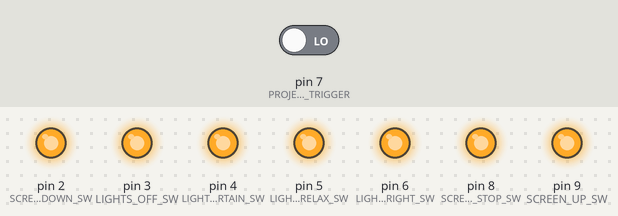
Recording of a sketch running on a simulated Arduino Uno, built with avr-gcc and run on an emulated ATmega328P. Parts: output pins drawn as LEDs (lit = HIGH). Inputs (shaded band) come from the test bench; at power-on: pin 7 (PROJECTOR_TRIGGER) LOW. What the sketch prints to the serial monitor is not drawn.

Above: at 0.1 s.
At 5.1 s:
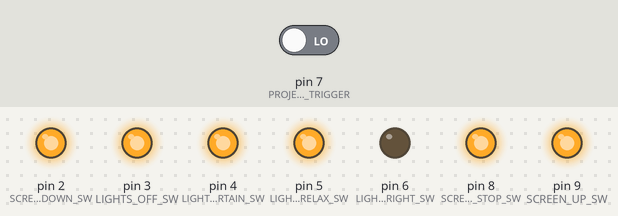
At 7.1 s:
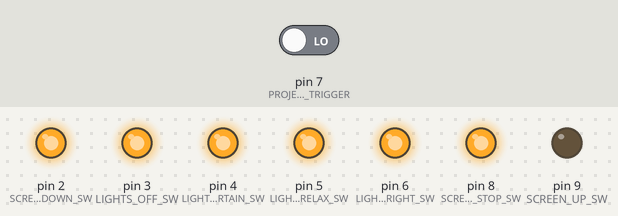
At 41.1 s:
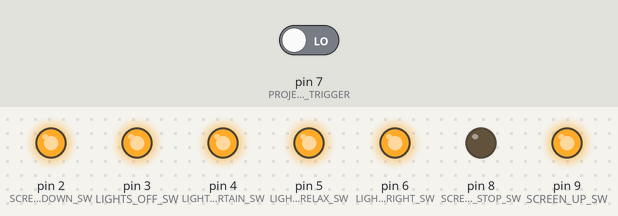
Timing chart, 0 to 44.5 s (numbered marks = the images above):
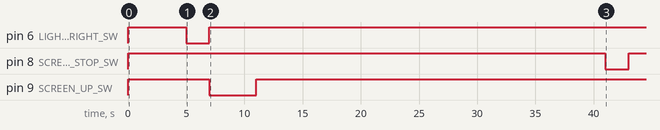

The sketch:

Tristan_Microcontroller.ino
```cpp
//=========================================================
//CONSTANTS
int SCREEN_DOWN_TIME = 28000;
int SCREEN_UP_TIME = 30000;
int BUTTON_PRESS_DELAY = 2000;

//DEFINE I/O PINS
//SCREEN
int SCREEN_UP_SW = 9;
int SCREEN_DOWN_SW = 2;
int SCREEN_STOP_SW = 8;

//PROJECTOR
int PROJECTOR_TRIGGER = 7;

//LIGHTS
int LIGHTS_BRIGHT_SW = 6;
int LIGHTS_ENTERTAIN_SW = 4;
int LIGHTS_RELAX_SW = 5;
int LIGHTS_OFF_SW = 3;

//========================================================
//STATE VARIABLE
enum STATE_VARIABLE
{ INITIALIZE = 0, // default power up state
  READY = 1,
  SCREEN_UP = 2, //moving screen up
  SCREEN_DOWN = 3, //moving screen down
  SCREEN_STOP_UP = 4, //screen has stopped at the top
  SCREEN_STOP_DOWN = 5, //screen has stopped at the bottom
};

STATE_VARIABLE systemState = INITIALIZE;


void setup()
{
  // put your setup code here, to run once:

Serial.begin(9600);

  //========================================================
  //DEFINE PIN MODES
  //SCREEN
  pinMode(SCREEN_UP_SW, OUTPUT);
  pinMode(SCREEN_DOWN_SW, OUTPUT);
  pinMode(SCREEN_STOP_SW, OUTPUT);

  //PROJECTOR
  pinMode(PROJECTOR_TRIGGER, INPUT);

  //LIGHTS
  pinMode(LIGHTS_BRIGHT_SW, OUTPUT);
  pinMode(LIGHTS_ENTERTAIN_SW, OUTPUT);
  pinMode(LIGHTS_RELAX_SW, OUTPUT);
  pinMode(LIGHTS_OFF_SW, OUTPUT);

  //INITIALIZE SWITCHES, ALL DEVICES ARE ACTIVE LOW, IDLE STATE, ALL DEVICES TO BE DRIVEN HIGH
  digitalWrite(SCREEN_UP_SW, HIGH);
  digitalWrite(SCREEN_DOWN_SW, HIGH);
  digitalWrite(SCREEN_STOP_SW, HIGH);

  digitalWrite(LIGHTS_BRIGHT_SW, HIGH);
  digitalWrite(LIGHTS_ENTERTAIN_SW, HIGH);
  digitalWrite(LIGHTS_RELAX_SW, HIGH);
  digitalWrite(LIGHTS_OFF_SW, HIGH);

  Serial.print(systemState);
}

void loop()
{
delay(5000);
  int Projector_status = digitalRead(PROJECTOR_TRIGGER); //read projector pin

  if (systemState == INITIALIZE) //Initialize, screen is in an unknown state
  {
    //Move screen up for x seconds and then stop
    moveScreenUp(); //Home the screen at the top
    systemState = SCREEN_STOP_UP;
  }
  else if (systemState == SCREEN_UP)
  {
    moveScreenUp(); //Home the screen at the top
    systemState = SCREEN_STOP_UP;
  }

  else if (systemState == SCREEN_DOWN)
  {
    moveScreenDown();
    systemState = SCREEN_STOP_DOWN;
  }

  else if (systemState == SCREEN_STOP_UP)
  {
    if (Projector_status == HIGH)
      systemState = SCREEN_DOWN;
  }

  else if (systemState == SCREEN_STOP_DOWN)
  {
    if (Projector_status == LOW)
    {
      systemState = SCREEN_UP;
    }
  }
  Serial.print(systemState);
}

void moveScreenUp() {

  //Turn the lights on

  digitalWrite(LIGHTS_BRIGHT_SW, LOW);
  delay(BUTTON_PRESS_DELAY);
  digitalWrite(LIGHTS_BRIGHT_SW, HIGH);

  digitalWrite(SCREEN_UP_SW, LOW);
  delay(BUTTON_PRESS_DELAY);
  digitalWrite(SCREEN_UP_SW, HIGH);

  //duplicate incase limit switch for screen down
  digitalWrite(SCREEN_UP_SW, LOW);
  delay(BUTTON_PRESS_DELAY);
  digitalWrite(SCREEN_UP_SW, HIGH);

  delay(SCREEN_UP_TIME);

  digitalWrite(SCREEN_STOP_SW, LOW);
  delay(BUTTON_PRESS_DELAY);
  digitalWrite(SCREEN_STOP_SW, HIGH);
}
void moveScreenDown()
{
  digitalWrite(LIGHTS_RELAX_SW, LOW);
  delay(BUTTON_PRESS_DELAY);
  digitalWrite(LIGHTS_RELAX_SW, HIGH);

  digitalWrite(SCREEN_DOWN_SW, LOW);
  delay(BUTTON_PRESS_DELAY);
  digitalWrite(SCREEN_DOWN_SW, HIGH);

  delay(SCREEN_DOWN_TIME);

  digitalWrite(SCREEN_STOP_SW, LOW);
  delay(BUTTON_PRESS_DELAY);
  digitalWrite(SCREEN_STOP_SW, HIGH);
}
```

Measured:
- by itself, pin 6 (LIGHTS_BRIGHT_SW): HIGH → LOW at 5.0 s, → HIGH 2.0 s later
- by itself, pin 8 (SCREEN_STOP_SW): HIGH → LOW at 41.0 s, → HIGH 2.0 s later
- by itself, pin 9 (SCREEN_UP_SW): HIGH → LOW at 7.0 s, → HIGH 4.0 s later
